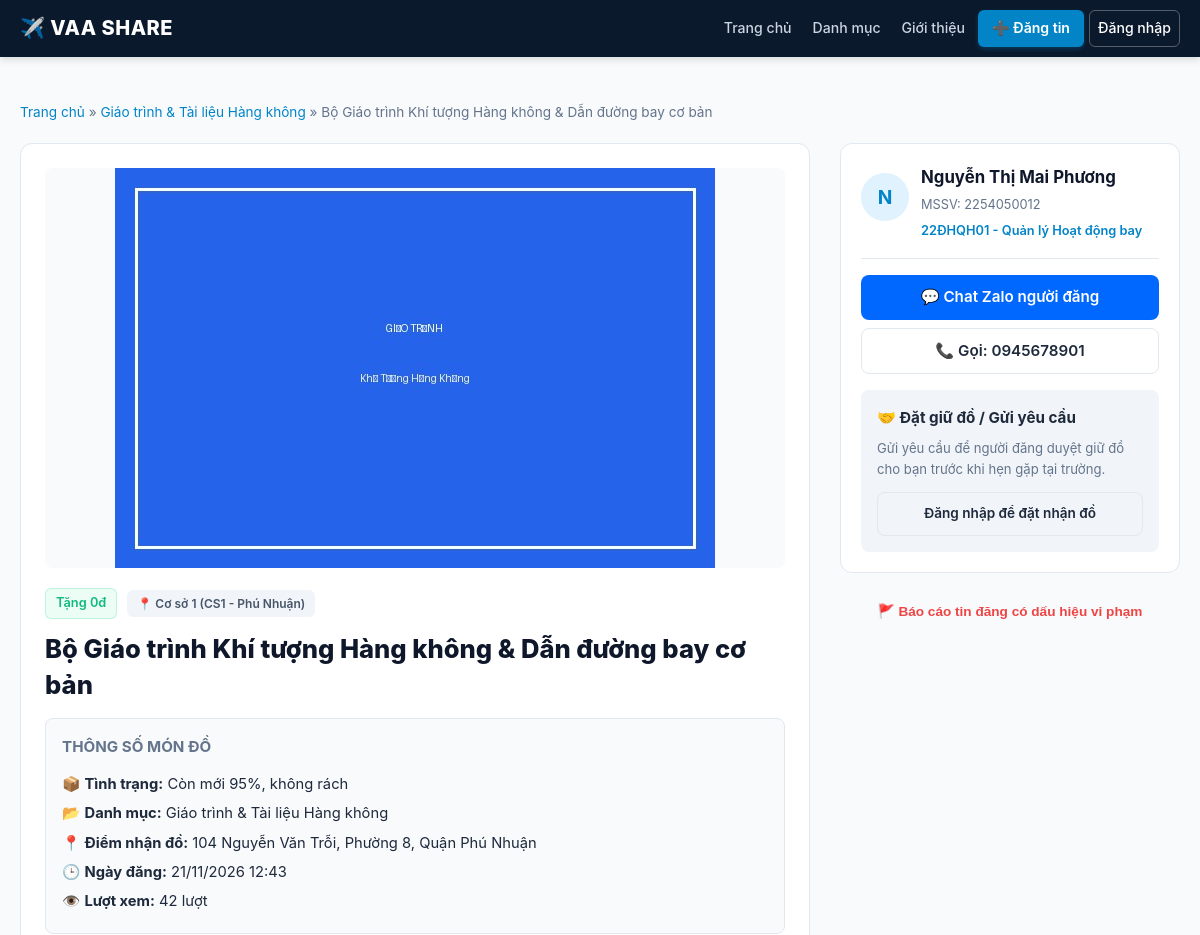
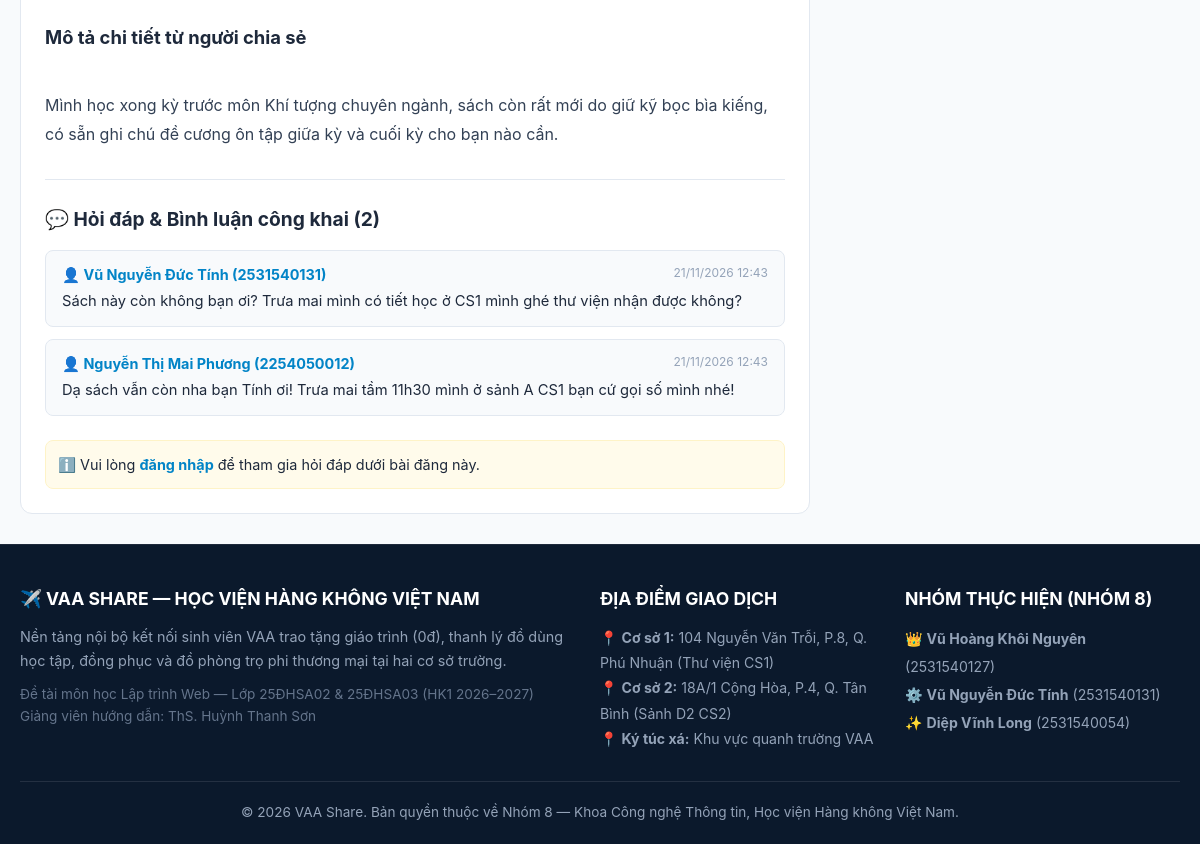
Screenshot of /detail.php?id=1 with the database file from the repository (2 pictures, top to bottom).
### tables this page shows
CREATE TABLE `do_dung` (
  `id` INT AUTO_INCREMENT PRIMARY KEY,
  `nguoi_dung_id` INT NOT NULL,
  `danh_muc_id` INT NOT NULL,
  `dia_diem_id` INT NOT NULL,
  `tieu_de` VARCHAR(255) NOT NULL,
  `mo_ta` TEXT NOT NULL,
  `hinh_thuc` ENUM('Tang mien phi', 'Thanh ly') DEFAULT 'Tang mien phi',
  `gia` INT DEFAULT 0,
  `tinh_trang` VARCHAR(100) DEFAULT 'Còn rất tốt (trên 90%)',
  `hinh_anh` VARCHAR(255) DEFAULT 'default_item.jpg',
  `trang_thai` ENUM('Cho duyet', 'Da duyet', 'Dang giao dich', 'Hoan thanh', 'Da an') DEFAULT 'Cho duyet',
  `luot_xem` INT DEFAULT 0,
  `ngay_dang` TIMESTAMP DEFAULT CURRENT_TIMESTAMP,
  `ngay_cap_nhat` TIMESTAMP DEFAULT CURRENT_TIMESTAMP ON UPDATE CURRENT_TIMESTAMP,
  CONSTRAINT `fk_dodung_nguoidung` FOREIGN KEY (`nguoi_dung_id`) REFERENCES `nguoi_dung` (`id`) ON DELETE CASCADE,
  CONSTRAINT `fk_dodung_danhmuc` FOREIGN KEY (`danh_muc_id`) REFERENCES `danh_muc` (`id`) ON DELETE RESTRICT,
  CONSTRAINT `fk_dodung_diadiem` FOREIGN KEY (`dia_diem_id`) REFERENCES `dia_diem` (`id`) ON DELETE RESTRICT
);

CREATE TABLE `danh_muc` (
  `id` INT AUTO_INCREMENT PRIMARY KEY,
  `ten_danh_muc` VARCHAR(100) NOT NULL,
  `mo_ta` VARCHAR(255) DEFAULT NULL,
  `icon` VARCHAR(50) DEFAULT 'book',
  `thu_tu` INT DEFAULT 0
);

CREATE TABLE `dia_diem` (
  `id` INT AUTO_INCREMENT PRIMARY KEY,
  `ten_dia_diem` VARCHAR(100) NOT NULL,
  `dia_chi` VARCHAR(255) NOT NULL,
  `ghi_chu` VARCHAR(255) DEFAULT NULL
);

CREATE TABLE `binh_luan` (
  `id` INT AUTO_INCREMENT PRIMARY KEY,
  `do_dung_id` INT NOT NULL,
  `nguoi_dung_id` INT NOT NULL,
  `noi_dung` TEXT NOT NULL,
  `ngay_dang` TIMESTAMP DEFAULT CURRENT_TIMESTAMP,
  CONSTRAINT `fk_binhluan_dodung` FOREIGN KEY (`do_dung_id`) REFERENCES `do_dung` (`id`) ON DELETE CASCADE,
  CONSTRAINT `fk_binhluan_nguoidung` FOREIGN KEY (`nguoi_dung_id`) REFERENCES `nguoi_dung` (`id`) ON DELETE CASCADE
);

CREATE TABLE `nguoi_dung` (
  `id` INT AUTO_INCREMENT PRIMARY KEY,
  `mssv` VARCHAR(20) NOT NULL UNIQUE,
  `ho_ten` VARCHAR(100) NOT NULL,
  `email` VARCHAR(100) NOT NULL UNIQUE,
  `mat_khau` VARCHAR(255) NOT NULL,
  `so_dien_thoai` VARCHAR(20) NOT NULL,
  `zalo` VARCHAR(50) DEFAULT NULL,
  `khoa_lop` VARCHAR(100) DEFAULT 'K25 - Học viện Hàng không',
  `vai_tro` ENUM('Sinh vien', 'Giang vien', 'Admin') DEFAULT 'Sinh vien',
  `trang_thai` ENUM('Hoat dong', 'Bi khoa') DEFAULT 'Hoat dong',
  `ngay_tao` TIMESTAMP DEFAULT CURRENT_TIMESTAMP
);

### includes/auth.php (called while the page is built, shortened)
<?php
function current_user() {
    return $_SESSION['user'] ?? null;
}

### detail.php (the view, shortened to what this page needs)
<?php
require_once __DIR__ . '/includes/auth.php';
require_once __DIR__ . '/includes/functions.php';
$itemId = (int) ($_GET['id'] ?? 0);
$item = get_item_by_id($itemId);
$comments = get_comments_by_item($itemId);
require_once __DIR__ . '/includes/header.php';
?>
<div class="container" style="padding: 30px 20px;">
  <div style="font-size:0.85rem; color:var(--vaa-muted); margin-bottom:16px;">
    <a href="<?php echo BASE_URL; ?>/index.php">Trang chủ</a> &raquo;
    <a href="<?php echo BASE_URL; ?>/listing.php?danh_muc_id=<?php echo $item['danh_muc_id']; ?>"><?php echo e($item['ten_danh_muc']); ?></a> &raquo;
    <span><?php echo e($item['tieu_de']); ?></span>
  </div>
  <div class="detail-layout">
    <main class="detail-main">
      <div class="detail-img-wrap">
        <img src="<?php echo BASE_URL; ?>/uploads/<?php echo e($item['hinh_anh']); ?>" alt="<?php echo e($item['tieu_de']); ?>" class="detail-img">
      </div>
      <div style="display:flex; gap:10px; align-items:center; margin-bottom:12px;">
        <?php echo format_price($item['gia']); ?>
        <span class="badge badge-campus">📍 <?php echo e($item['ten_dia_diem']); ?></span>
      </div>
      <h1 style="font-size:1.6rem; font-weight:800; color:var(--vaa-dark); margin-bottom:16px; line-height:1.4;">
        <?php echo e($item['tieu_de']); ?>
      </h1>
      <div style="background:#f8fafc; border:1px solid var(--vaa-border); border-radius:8px; padding:16px; margin-bottom:24px;">
        <h3 style="font-size:0.95rem; text-transform:uppercase; color:var(--vaa-muted); margin-bottom:10px;">Thông số món đồ</h3>
        <ul style="list-style:none; font-size:0.92rem; line-height:2;">
          <li>📦 <strong>Tình trạng:</strong> <?php echo e($item['tinh_trang']); ?></li>
          <li>📂 <strong>Danh mục:</strong> <?php echo e($item['ten_danh_muc']); ?></li>
          <li>📍 <strong>Điểm nhận đồ:</strong> <?php echo e($item['dia_chi']); ?></li>
          <li>🕒 <strong>Ngày đăng:</strong> <?php echo date('d/m/Y H:i', strtotime($item['ngay_dang'])); ?></li>
          <li>👁️ <strong>Lượt xem:</strong> <?php echo (int) $item['luot_xem']; ?> lượt</li>
        </ul>
      </div>
      <div style="margin-bottom:30px;">
        <h3 style="font-size:1.15rem; font-weight:700; margin-bottom:10px;">Mô tả chi tiết từ người chia sẻ</h3>
        <div style="font-size:1rem; line-height:1.8; color:#334155; white-space:pre-line;">
          <?php echo e($item['mo_ta']); ?>
        </div>
      </div>
      <section style="border-top:1px solid var(--vaa-border); padding-top:24px; margin-top:30px;">
        <h3 style="font-size:1.2rem; font-weight:700; margin-bottom:16px;">💬 Hỏi đáp & Bình luận công khai (<?php echo count($comments); ?>)</h3>
        <div style="display:flex; flex-direction:column; gap:12px; margin-bottom:24px;">
          <?php if (empty($comments)): ?>
            <p style="color:var(--vaa-muted); font-size:0.9rem;">Chưa có bình luận nào. Hãy là người đầu tiên đặt câu hỏi cho người đăng!</p>
          <?php else: ?>
            <?php foreach ($comments as $c): ?>
              <div style="background:#f8fafc; border:1px solid var(--vaa-border); border-radius:8px; padding:12px 16px;">
                <div style="display:flex; justify-content:space-between; margin-bottom:4px;">
                  <strong style="color:var(--vaa-blue); font-size:0.9rem;">👤 <?php echo e($c['ho_ten']); ?> (<?php echo e($c['mssv']); ?>)</strong>
                  <span style="font-size:0.75rem; color:#94a3b8;"><?php echo date('d/m/Y H:i', strtotime($c['ngay_dang'])); ?></span>
                </div>
                <p style="font-size:0.92rem; color:var(--vaa-text); margin:0;"><?php echo e($c['noi_dung']); ?></p>
              </div>
            <?php endforeach; ?>
          <?php endif; ?>
        </div>
        <?php if ($currentUser): ?>
          <form action="<?php echo BASE_URL; ?>/detail.php?id=<?php echo $itemId; ?>" method="POST">
            <input type="hidden" name="action" value="add_comment">
            <div class="form-group">
              <textarea name="noi_dung" class="form-control" rows="3" placeholder="Nhập câu hỏi hoặc lời nhắn của bạn cho người đăng..." required></textarea>
            </div>
            <button type="submit" class="btn btn-outline" style="font-size:0.88rem;">Gửi bình luận</button>
          </form>
        <?php else: ?>
          <div style="background:#fffbeb; border:1px solid #fef3c7; padding:12px; border-radius:8px; font-size:0.9rem;">
            ℹ️ Vui lòng <a href="<?php echo BASE_URL; ?>/login.php" style="font-weight:700;">đăng nhập</a> để tham gia hỏi đáp dưới bài đăng này.
          </div>
        <?php endif; ?>
      </section>
    </main>
    <aside class="detail-sidebar">
      <div class="sidebar-box">
        <div style="display:flex; gap:12px; align-items:center;">
          <div class="seller-avatar">
            <?php echo mb_substr($item['ho_ten'], 0, 1, 'UTF-8'); ?>
          </div>
          <div>
            <h4 style="font-size:1.05rem; font-weight:700; color:var(--vaa-dark);"><?php echo e($item['ho_ten']); ?></h4>
            <span style="font-size:0.8rem; color:var(--vaa-muted);">MSSV: <?php echo e($item['mssv']); ?></span><br>
            <span style="font-size:0.8rem; color:var(--vaa-blue); font-weight:600;"><?php echo e($item['khoa_lop']); ?></span>
          </div>
        </div>
        <hr style="border:0; border-top:1px solid var(--vaa-border); margin:16px 0;">
        <a href="https://zalo.me/<?php echo urlencode($item['zalo'] ?: $item['so_dien_thoai']); ?>" target="_blank" class="btn btn-primary btn-block" style="background:#0068ff; margin-bottom:8px;">
          💬 Chat Zalo người đăng
        </a>
        <a href="tel:<?php echo e($item['so_dien_thoai']); ?>" class="btn btn-outline btn-block" style="margin-bottom:16px;">
          📞 Gọi: <?php echo e($item['so_dien_thoai']); ?>
        </a>
        <div style="background:#f1f5f9; padding:16px; border-radius:8px;">
          <h4 style="font-size:0.95rem; font-weight:700; margin-bottom:8px;">🤝 Đặt giữ đồ / Gửi yêu cầu</h4>
          <p style="font-size:0.82rem; color:var(--vaa-muted); margin-bottom:12px;">
            Gửi yêu cầu để người đăng duyệt giữ đồ cho bạn trước khi hẹn gặp tại trường.
          </p>
          <?php if ($currentUser): ?>
            <?php if ($currentUser['id'] === (int)$item['nguoi_dung_id']): ?>
              <p style="font-size:0.85rem; color:#0369a1; font-style:italic;">(Đây là tin đăng của chính bạn)</p>
            <?php else: ?>
              <form action="<?php echo BASE_URL; ?>/detail.php?id=<?php echo $itemId; ?>" method="POST">
                <input type="hidden" name="action" value="send_request">
                <div class="form-group" style="margin-bottom:10px;">
                  <input type="text" name="sdt_lien_he" value="<?php echo e($currentUser['so_dien_thoai']); ?>" class="form-control" style="font-size:0.85rem;" placeholder="SĐT / Zalo của bạn" required>
                </div>
                <div class="form-group" style="margin-bottom:10px;">
                  <textarea name="loi_nhan" class="form-control" style="font-size:0.85rem; min-height:60px;" placeholder="Lời nhắn (Ví dụ: Trưa mai mình ghé CS1 lấy được không?)..."></textarea>
                </div>
                <button type="submit" class="btn btn-success btn-block" style="font-size:0.9rem;">Gửi yêu cầu nhận đồ</button>
              </form>
            <?php endif; ?>
          <?php else: ?>
            <a href="<?php echo BASE_URL; ?>/login.php" class="btn btn-outline btn-block" style="font-size:0.85rem;">Đăng nhập để đặt nhận đồ</a>
          <?php endif; ?>
        </div>
      </div>
      <div style="text-align:center;">
        <button onclick="document.getElementById('reportModal').style.display='block'" class="btn btn-outline" style="border:none; color:#ef4444; font-size:0.85rem;">
          🚩 Báo cáo tin đăng có dấu hiệu vi phạm
        </button>
      </div>
    </aside>
  </div>
</div>
<?php require_once __DIR__ . '/includes/footer.php'; ?>

### assets/css/style.css (style rules this page uses)
:root { --vaa-blue: #0284c7; --vaa-blue-hover: #0369a1; --vaa-navy: #0b192c; --vaa-dark: #0f172a; --vaa-bg: #f8fafc; --vaa-card: #ffffff; --vaa-border: #e2e8f0; --vaa-text: #1e293b; --vaa-muted: #64748b; --vaa-free: #10b981; --vaa-free-bg: #ecfdf5; --vaa-price: #f59e0b; --vaa-price-bg: #fffbeb; --vaa-radius: 12px; --vaa-shadow: 0 4px 6px -1px rgba(0, 0, 0, 0.05), 0 2px 4px -2px rgba(0, 0, 0, 0.05); --vaa-shadow-lg: 0 10px 15px -3px rgba(0, 0, 0, 0.08), 0 4px 6px -4px rgba(0, 0, 0, 0.04); }
* { box-sizing: border-box; margin: 0; padding: 0; }
body { font-family: -apple-system, BlinkMacSystemFont, "Segoe UI", Roboto, "Helvetica Neue", Arial, sans-serif; background-color: var(--vaa-bg); color: var(--vaa-text); line-height: 1.6; min-height: 100vh; display: flex; flex-direction: column; }
a { color: var(--vaa-blue); text-decoration: none; transition: all 0.2s ease; }
.container { width: 100%; max-width: 1200px; margin: 0 auto; padding: 0 20px; }
.badge { display: inline-block; padding: 4px 10px; border-radius: 6px; font-size: 0.8rem; font-weight: 600; }
.badge-campus { background: #f1f5f9; color: #475569; font-size: 0.75rem; }
.btn { display: inline-flex; align-items: center; justify-content: center; gap: 8px; padding: 10px 18px; border-radius: 8px; font-size: 0.95rem; font-weight: 600; cursor: pointer; border: none; transition: all 0.2s; text-decoration: none; }
.btn-primary { background: var(--vaa-blue); color: #fff; }
.btn-outline { background: transparent; border: 1px solid var(--vaa-border); color: var(--vaa-text); }
.btn-block { width: 100%; }
.detail-layout { display: grid; grid-template-columns: 1fr 340px; gap: 30px; margin-top: 20px; }
.detail-main { background: var(--vaa-card); border: 1px solid var(--vaa-border); border-radius: var(--vaa-radius); overflow: hidden; padding: 24px; }
.detail-img-wrap { width: 100%; max-height: 400px; border-radius: 8px; overflow: hidden; background: #f8fafc; margin-bottom: 20px; }
.detail-img { width: 100%; height: auto; max-height: 400px; object-fit: contain; }
.detail-sidebar { display: flex; flex-direction: column; gap: 20px; }
.sidebar-box { background: var(--vaa-card); border: 1px solid var(--vaa-border); border-radius: var(--vaa-radius); padding: 20px; }
.seller-avatar { width: 48px; height: 48px; border-radius: 50%; background: #e0f2fe; color: var(--vaa-blue); font-weight: 700; display: flex; align-items: center; justify-content: center; font-size: 1.2rem; margin-bottom: 12px; }

### rows the page displays
do_dung: danh_muc.ten_danh_muc "Giáo trình & Tài liệu Hàng không", tieu_de "Bộ Giáo trình Khí tượng Hàng không & Dẫn đường bay cơ bản", hinh_anh (picture), dia_diem.ten_dia_diem "Cơ sở 1 (CS1 - Phú Nhuận)", tinh_trang "Còn mới 95%, không rách", dia_diem.dia_chi "104 Nguyễn Văn Trỗi, Phường 8, Quận Phú Nhuận", ngay_dang "21/11/2026 12:43", luot_xem "42", mo_ta "Mình học xong kỳ trước môn Khí tượng chuyên ngành, sách còn rất mới do giữ kỹ bọc bìa kiếng, có sẵn ghi chú đề cương ôn tập giữa kỳ và cuối kỳ cho bạn nào cần.", nguoi_dung.ho_ten "N", nguoi_dung.ho_ten "Nguyễn Thị Mai Phương", nguoi_dung.mssv "2254050012", nguoi_dung.khoa_lop "22ĐHQH01 - Quản lý Hoạt động bay", nguoi_dung.so_dien_thoai "0945678901"
binh_luan: nguoi_dung.ho_ten "Vũ Nguyễn Đức Tính", nguoi_dung.mssv "2531540131", ngay_dang "21/11/2026 12:43", noi_dung "Sách này còn không bạn ơi? Trưa mai mình có tiết học ở CS1 mình ghé thư viện nhận được không?"
binh_luan: nguoi_dung.ho_ten "Nguyễn Thị Mai Phương", nguoi_dung.mssv "2254050012", ngay_dang "21/11/2026 12:43", noi_dung "Dạ sách vẫn còn nha bạn Tính ơi! Trưa mai tầm 11h30 mình ở sảnh A CS1 bạn cứ gọi số mình nhé!"

### other values shown
count($comments) "2"
